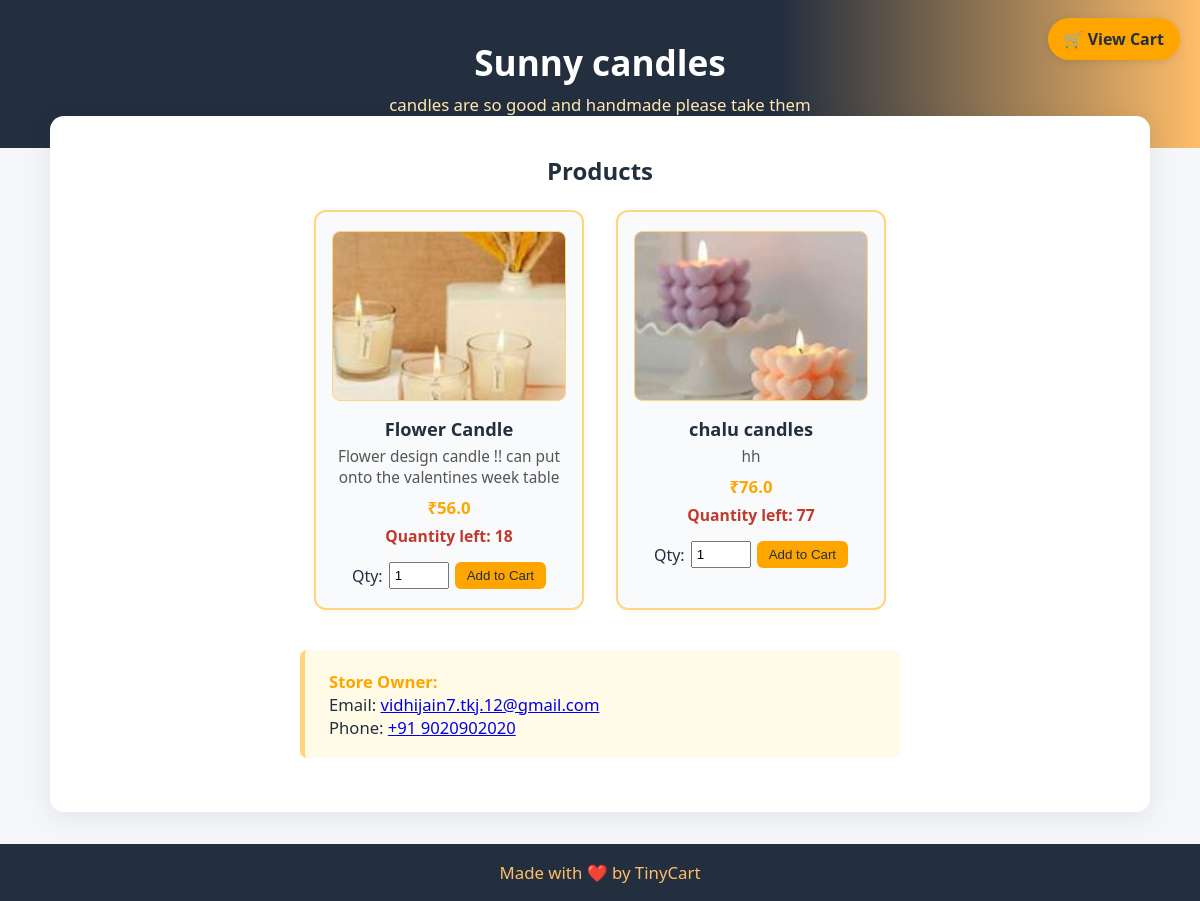
The app's page /store/9ce72103 (signed in) with its own data.
### tables this page shows
CREATE TABLE stores(
            store_id TEXT,  store_name  TEXT, store_desc TEXT,
            email    TEXT,  owner_phone TEXT, owner_pin TEXT,
            qr_file  TEXT,
            p_name   TEXT,  p_d         TEXT,
            p_p REAL, p_q INTEGER, p_i TEXT,
            approved INTEGER DEFAULT 0,                          -- admin flag
            created_at TIMESTAMP DEFAULT CURRENT_TIMESTAMP       -- NEW column
        );

### main.py (the view)
@app.route("/store/<store_id>", endpoint="view_store")
def view_store(store_id: str):
    cur = db().cursor()
    rows = cur.execute(
        "SELECT * FROM stores WHERE store_id=? AND approved=1",
        (store_id,)
    ).fetchall()
    if not rows:
        return "Store not found or not yet approved.", 404
    store_name, store_desc = rows[0][1], rows[0][2]
    owner_email, owner_phone = rows[0][3], rows[0][4]
    return render_template(
        "store.html",
        store_name        = store_name,
        store_description = store_desc,
        owner_email       = owner_email,
        owner_phone       = owner_phone,
        products          = rows,        # the full product list
        store_id          = store_id
    )

### main.py (called while the page is built)
def db():
    return sqlite3.connect(DB_PATH, detect_types=sqlite3.PARSE_DECLTYPES)

### templates/store.html (shortened to what this page needs)
<!DOCTYPE html>
<html lang="en">
<head>
</head>
<body>
<a href="{{ url_for('view_cart', store_id=store_id) }}" class="cart-btn">🛒 View Cart</a>
<div class="store-header">
  <h1>{{ store_name }}</h1>
  <p>{{ store_description }}</p>
</div>
<div class="container">
  <h2 style="text-align:center;margin-bottom:1.4rem">Products</h2>
  <div class="products-grid">
    {% for p in products %}
    <div class="product-card">
      {% if p[11] %}
        <img src="{{ url_for('static', filename='images/' ~ p[11]) }}" class="product-img" alt="Product">
      {% else %}
        <div class="product-img">No Image</div>
      {% endif %}
      <h3>{{ p[7] }}</h3>
      <div class="product-desc">{{ p[8] }}</div>
      <div class="product-price">₹{{ p[9] }}</div>
      {% if p[10] > 0 %}
        <div class="product-qty">Quantity left: {{ p[10] }}</div>
        <form action="{{ url_for('add_to_cart') }}" method="POST" class="buy-form">
          <label>Qty:</label>
          <input type="number" name="qty" value="1" min="1" max="{{ p[10] }}" required>
          <button type="submit">Add to Cart</button>
        </form>
      {% else %}
        <div class="product-qty" style="color:#e04c4c">Sold Out</div>
      {% endif %}
    </div>
    {% endfor %}
  </div>
  <div class="owner-contact">
    <strong>Store Owner:</strong><br>
    Email: <a href="mailto:{{ owner_email }}">{{ owner_email }}</a><br>
    Phone: <a href="tel:+91{{ owner_phone }}">+91 {{ owner_phone }}</a>
  </div>
</div>
<div class="tinycart-footer">Made with ❤️ by TinyCart</div>
</body>
</html>

### templates/store.html (style rules this page uses)
* { box-sizing: border-box; margin: 0; padding: 0; }
body { font-family: 'Segoe UI', Arial, sans-serif; background: #f5f6fa; color: #232f3e; min-height: 100vh; }
.store-header { background: linear-gradient(90deg, #232f3e 65%, #febd69 100%); color: #fff; padding: 2.4rem 1rem 2rem; text-align: center; }
.store-header h1 { font-size: 2.2rem; font-weight: 700; margin-bottom: .4rem; }
.store-header p { font-size: 1.05rem; color: #ffe8b3; }
.cart-btn { position: fixed; top: 18px; right: 20px; background: #ffa500; color: #232f3e; padding: 10px 16px; border-radius: 30px; text-decoration: none; font-weight: 600; box-shadow: 0 2px 8px rgba(0,0,0,.1); transition: .2s; }
.container { max-width: 1100px; margin: -2rem auto 2rem; background: #fff; border-radius: 14px; box-shadow: 0 4px 24px rgba(35,47,62,.09); padding: 2.4rem 2rem; }
.products-grid { display: flex; flex-wrap: wrap; gap: 32px; justify-content: center; margin-bottom: 2.5rem; }
.product-card { background: #f8fafc; border: 2px solid #ffd580; border-radius: 12px; box-shadow: 0 2px 9px rgba(255,186,58,.07); width: 270px; padding: 1.2rem 1rem; display: flex; flex-direction: column; align-items: center; transition: .25s; }
.product-img { width: 100%; height: 170px; object-fit: cover; border-radius: 8px; margin-bottom: 1rem; background: #fffbe7; border: 1px solid #ffd580; display: flex; align-items: center; justify-content: center; font-size: .95rem; color: #888; }
.product-card h3 { font-size: 1.14rem; margin-bottom: .35rem; text-align: center; }
.product-desc { color: #555; font-size: .96rem; margin-bottom: .5rem; text-align: center; }
.product-price { color: #ffa500; font-weight: 700; font-size: 1.05rem; margin-bottom: .35rem; }
.product-qty { color: #c0392b; font-size: .98rem; font-weight: 600; margin-bottom: .35rem; }
.buy-form { margin-top: .6rem; display: flex; gap: 6px; align-items: center; }
.buy-form input[type=number] { width: 60px; padding: 4px; }
.buy-form button { padding: 6px 12px; background: #ffa500; color: #232f3e; border: none; border-radius: 6px; cursor: pointer; transition: .2s; }
.owner-contact { background: #fffbe7; border-left: 5px solid #ffd580; border-radius: 7px; padding: 1.2rem 1.5rem; margin: 2rem auto 1rem; font-size: 1.04rem; max-width: 600px; }
.owner-contact strong { color: #ffa500; }
.tinycart-footer { text-align: center; padding: 1.05rem 0; background: #232f3e; color: #febd69; font-size: 1.05rem; margin-top: 2rem; }

### records on screen
stores: store_name "Sunny candles", store_desc "candles are so good and handmade please take them", p_i (picture), p_name "Flower Candle", p_d "Flower design candle !! can put onto the valentines week table", p_p "56.0", p_q "18", email "vidhijain7.tkj.12@gmail.com", owner_phone "9020902020"
stores: p_i (picture), p_name "chalu candles", p_d "hh", p_p "76.0", p_q "77"
